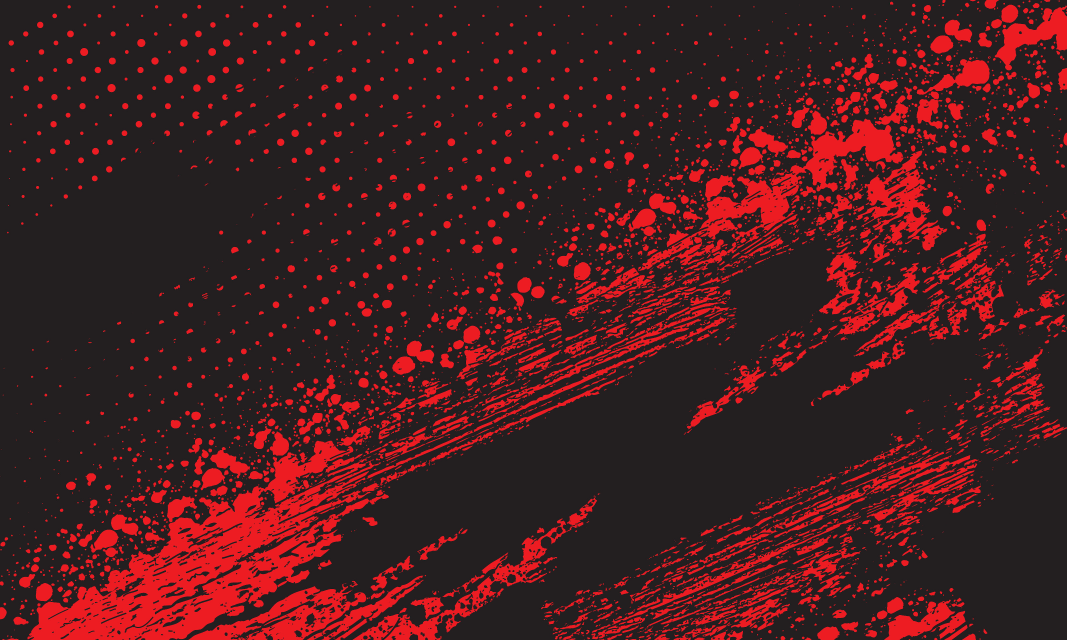
#> input picture templates/wallpaper.jpg, 3200 x 1920 px, given as the content of the folder themes/templates/raws/, which was not available (shown at 1/3 size)
$ python cut.py templates
#> lines starting #> are read from the running program, lines starting #| are printed output that depends on the picture; pictures that were not available may be replaced by others from this repository, and a replacement may not be noted
import skimage as sk
from os import listdir
from sys import argv

folder = argv[1]
files = sorted(listdir('themes/'+folder+'/raws/'))

for k, file in enumerate(files):
    img = sk.io.imread('themes/'+folder+'/raws/'+file)
#> img is the input picture: shape (1920, 3200, 3); mean R, G, B 69.9, 30.5, 32.6
    size, _, _ = img.shape
#> size = 1920

    sk.io.imsave(f'themes/{folder}/imgs/img{0 if k*4+0 < 10 else ""}{k*4 + 0}.png', img[:size // 2, :size // 2, :])
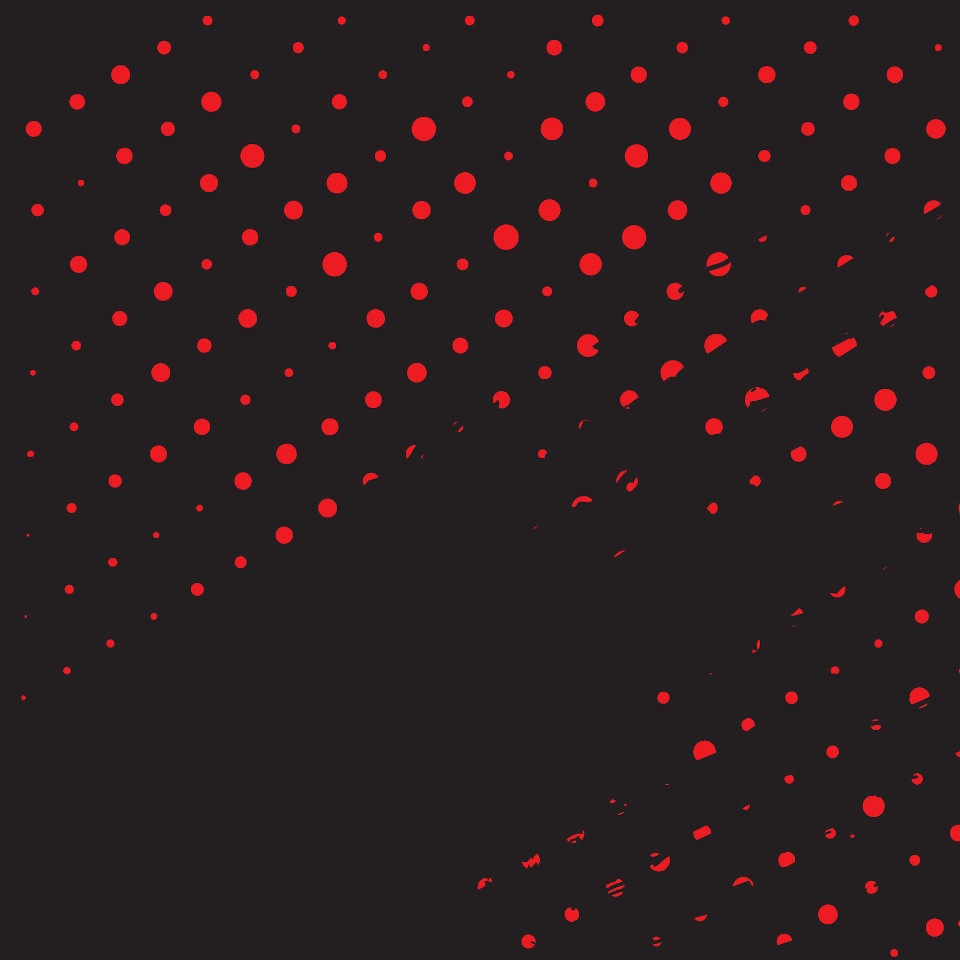
#> saved as img00.png: shape (960, 960, 3); mean R, G, B 41.6, 30.9, 32.1
    sk.io.imsave(f'themes/{folder}/imgs/img{0 if k*4+1 < 10 else ""}{k*4 + 1}.png', img[size // 2:, :size // 2, :])
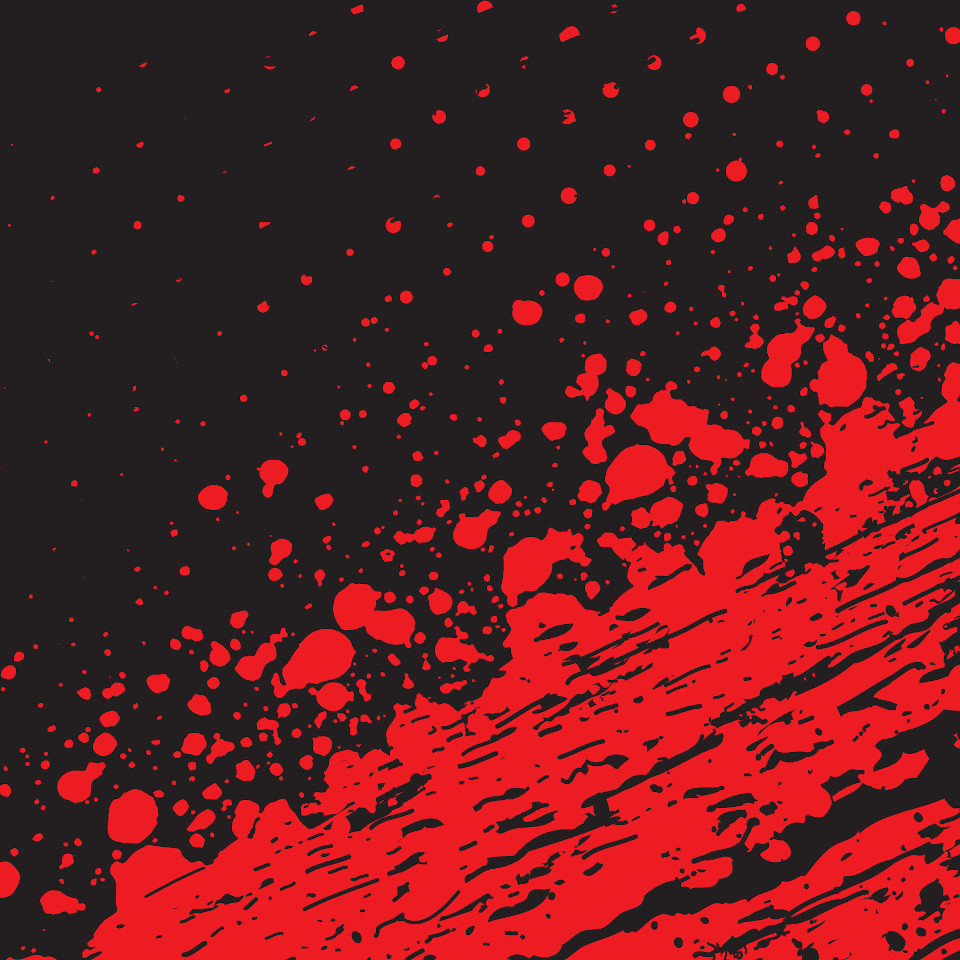
#> saved as img01.png: shape (960, 960, 3); mean R, G, B 97, 30.1, 32.9
    sk.io.imsave(f'themes/{folder}/imgs/img{0 if k*4+2 < 10 else ""}{k*4 + 2}.png', img[:size // 2, size // 2:, :])
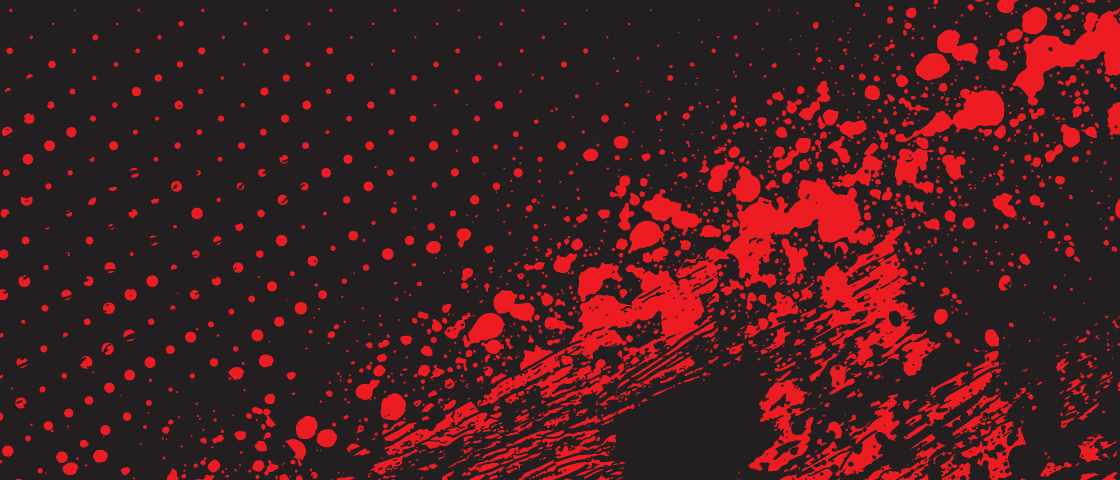
#> saved as img02.png: shape (960, 2240, 3) (shown at 1/2 size); mean R, G, B 70.7, 30.4, 32.6
    sk.io.imsave(f'themes/{folder}/imgs/img{0 if k*4+3 < 10 else ""}{k*4 + 3}.png', img[size // 2:, size // 2:, :])
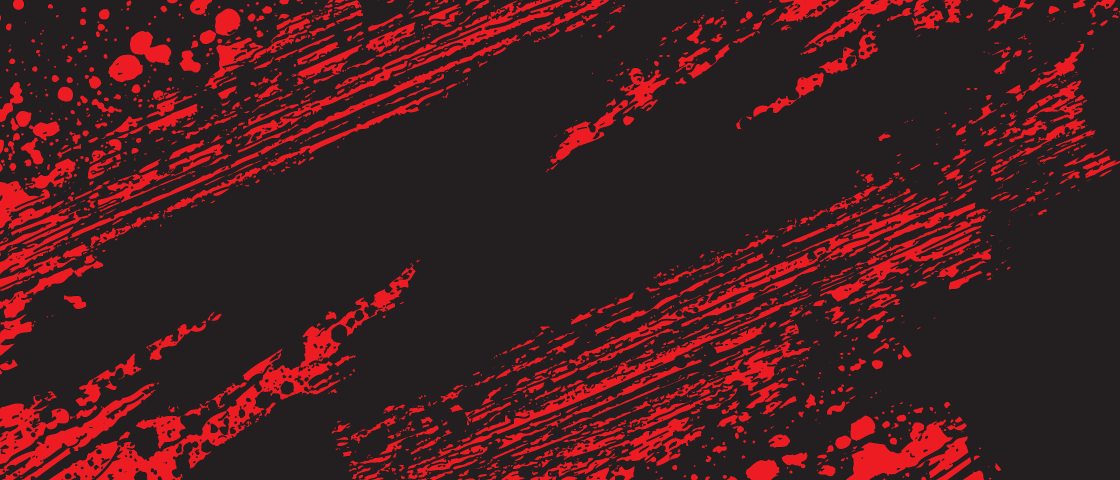
#> saved as img03.png: shape (960, 2240, 3) (shown at 1/2 size); mean R, G, B 69.6, 30.5, 32.6
